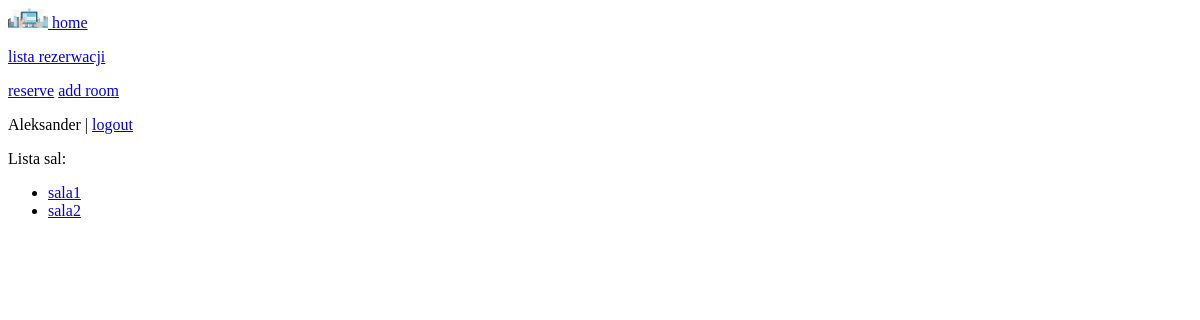
The page /roomlist (signed in) on the database as committed earlier.
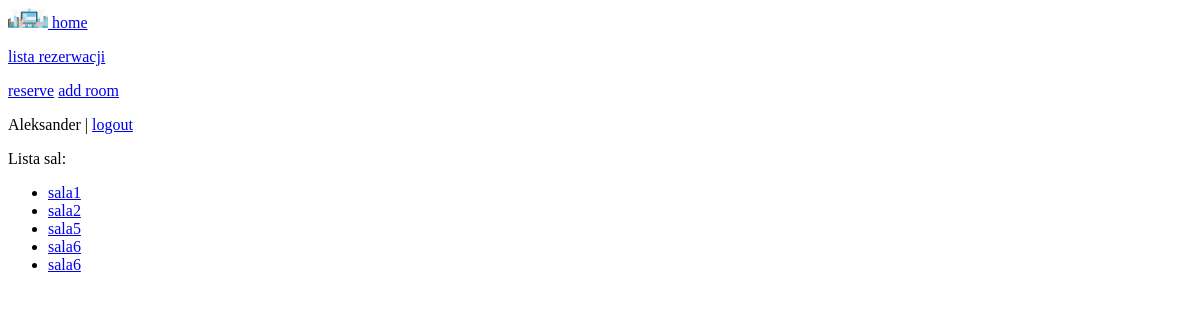
The same page on the database as committed later.
### buildingmanagement/models.py (models this page shows, shortened)
class Room(models.Model):
    name = models.CharField(max_length=100)
    people_count = models.PositiveSmallIntegerField(default=0)
    max_people_count = models.PositiveSmallIntegerField(null=False)
    image = models.ImageField(upload_to="images/", null=True)

### buildingmanagement/views.py (the view)
# urls.py: path('roomlist',views.RoomlistView.as_view(), name="roomlist"),
class RoomlistView(ListView):
    model = Room

### buildingmanagement/templates/buildingmanagement/room_list.html
{% extends "buildingmanagement/base.html" %}
{% block content %}
<p>Lista sal:</p>
<ul>
    {% for object in object_list %}
    <li>
        <a href="{% url 'roomview' object.id %}"> {{object.name}} </a>
    </li>
    {% endfor %}
</ul>
{% endblock %}

Rows that differ between the two databases and show on the page:
added Room: name "sala5"
added Room: name "sala6"
added Room: name "sala6"
